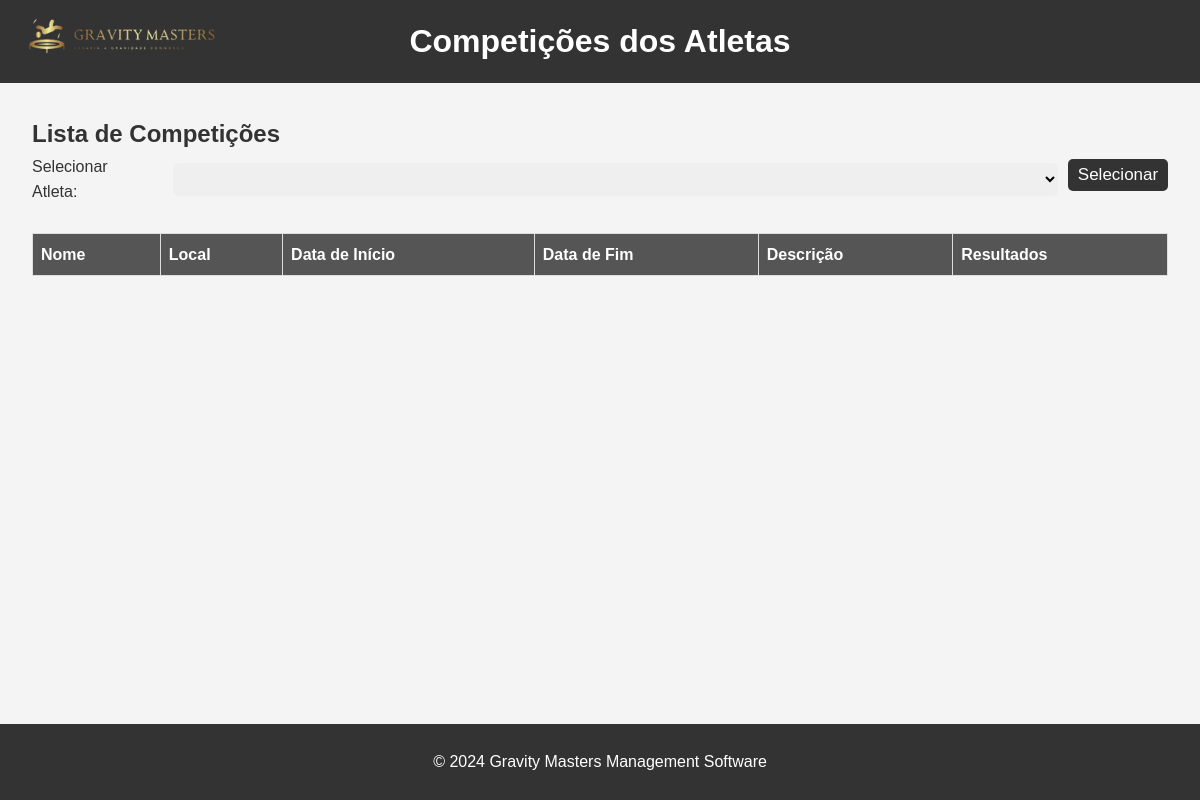
/frontend/list_athlete_comp.php?athlete_id=34, run on an earlier commit of the app's database.
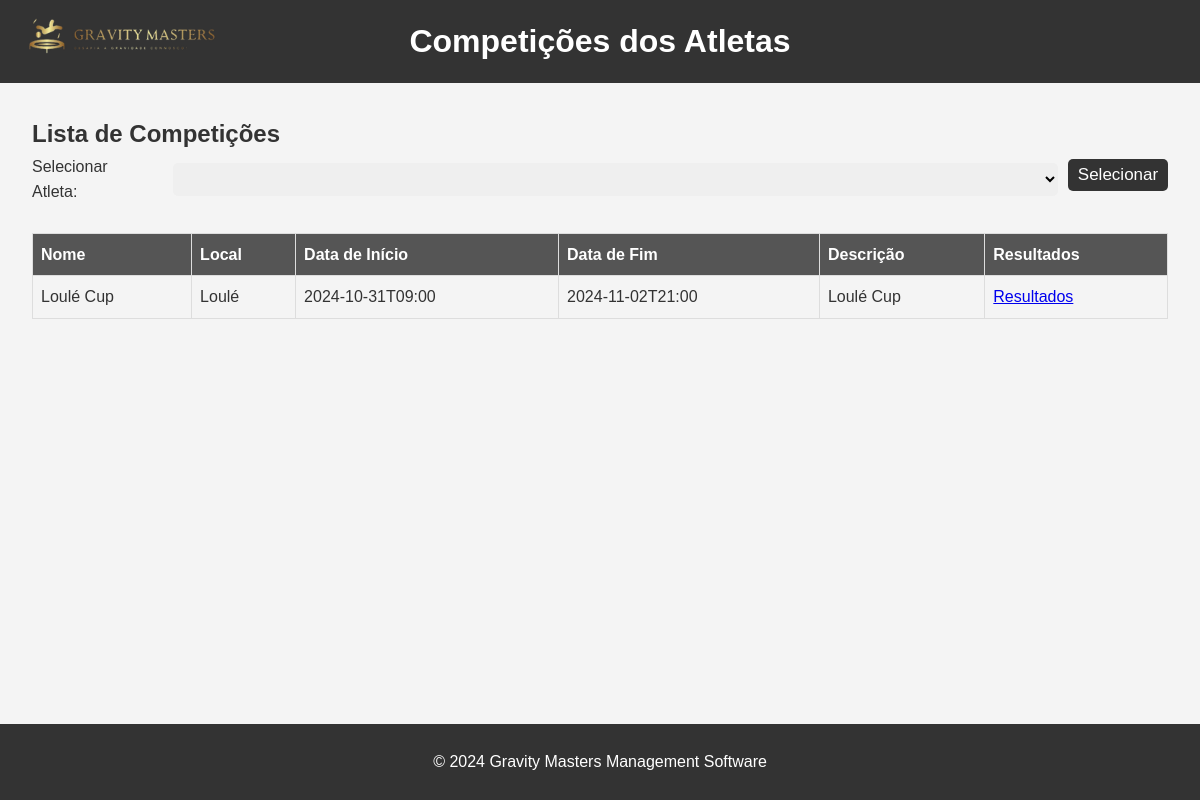
And on a later commit of the database.
### tables this page shows
CREATE TABLE Competition (
    idCompetition INTEGER PRIMARY KEY AUTOINCREMENT,
    name VARCHAR(255) NOT NULL,
    local VARCHAR(255) NOT NULL,
    startTime DATETIME NOT NULL,
    endTime DATETIME NOT NULL,
    description TEXT NOT NULL,
    UNIQUE(idCompetition)

);

### frontend/list_athlete_comp.php (the view, shortened to what this page needs)
<!DOCTYPE html>
<html lang="pt">
<head>
    <link rel="stylesheet" href="../css/list_athlete_comp.css">
</head>
<body>
    <header>
        <div class="header-content">
            <h1>Competições dos Atletas</h1>
        </div>
        <div class="logo-content">
            <img src="..\imagens\teste.png" alt="Logo do Clube" class="header-logo">
        </div>
    </header>
    <main>
        <div class="competition-list">
            <h2>Lista de Competições</h2>
            <form method="GET" action="<?php echo htmlspecialchars($_SERVER["PHP_SELF"]); ?>">
                <div class="search-container">
                    <label for="athlete_id">Selecionar Atleta:</label>
                    <select name="athlete_id" id="athlete_id">
                    </select>
                    <button type="submit">Selecionar</button>
                </div>
            </form>
            <table>
                <thead>
                    <tr>
                        <th>Nome</th>
                        <th>Local</th>
                        <th>Data de Início</th>
                        <th>Data de Fim</th>
                        <th>Descrição</th>
                        <th>Resultados</th>
                    </tr>
                </thead>
                <tbody>
                    <?php
                    include '../backend/db_connect.php';
                    if ($_SERVER["REQUEST_METHOD"] == "GET" && isset($_GET['athlete_id'])) {
                        $athlete_id = $_GET['athlete_id'];
                        try {
                            $sql = "SELECT DISTINCT C.idCompetition, C.name, C.local, C.startTime, C.endTime, C.description
                                    FROM Competition C
                                    JOIN Result R ON C.idCompetition = R.idCompetition
                                    WHERE R.idAthlete = :athlete_id
                                    ORDER BY C.startTime DESC";
                            $stmt = $conn->prepare($sql);
                            $stmt->bindParam(':athlete_id', $athlete_id, PDO::PARAM_INT);
                            $stmt->execute();
                            while ($row = $stmt->fetch(PDO::FETCH_ASSOC)) {
                                echo "<tr>";
                                echo "<td>{$row['name']}</td>";
                                echo "<td>{$row['local']}</td>";
                                echo "<td>{$row['startTime']}</td>";
                                echo "<td>{$row['endTime']}</td>";
                                echo "<td>{$row['description']}</td>";
                                echo "<td><a href='comp_result2.php?competition_id={$row['idCompetition']}&athlete_id={$athlete_id}'>Resultados</a></td>";
                                echo "</tr>";
                            }
                        } catch (Exception $e) {
                            echo "<tr><td colspan='6'>Erro: " . $e->getMessage() . "</td></tr>";
                        }
                    }
                    ?>
                </tbody>
            </table>
        </div>
    </main>
    <footer>
        <p>&copy; 2024 Gravity Masters Management Software</p>
    </footer>
</body>
</html>

What changed in the data, as far as the page shows it:
added competition: name "Loulé Cup", local "Loulé", startTime "2024-10-31T09:00", endTime "2024-11-02T21:00", description "Loulé Cup"
